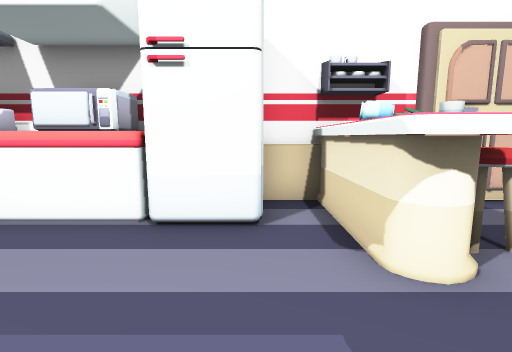
[1] (above)

17 first-person views from a walk through a Unity game level. The camera is 1.5 m above the floor, tilts 8° down and sees 85° across. The floor is counted in squares, 1 m on a side. Each view is taken from the middle of a square. On the plan, view 1 faces up. The plan holds only what a view shows up to about 14 squares ahead; the rest is blank. Some animated figures are not drawn.

[2]
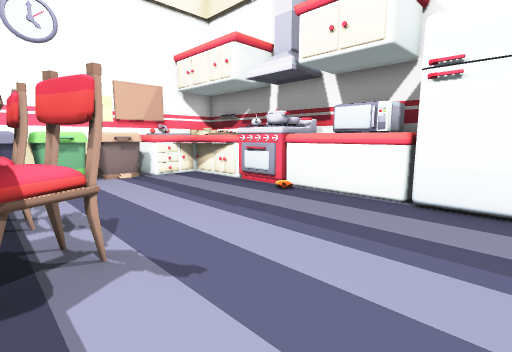

[3]
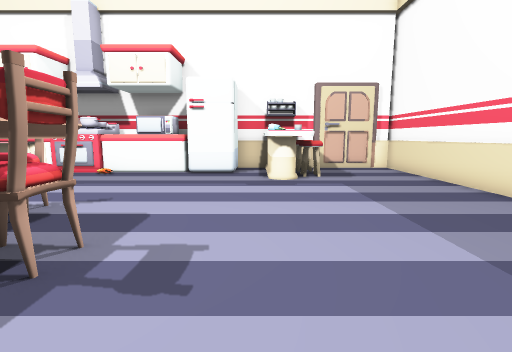

[4]
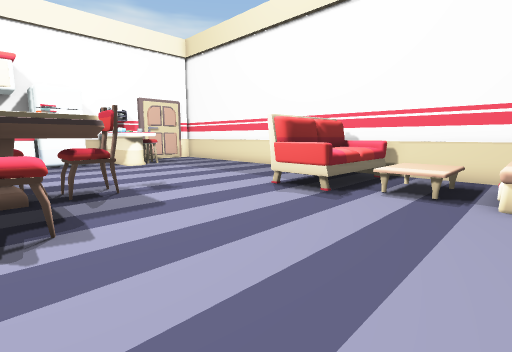

[5]
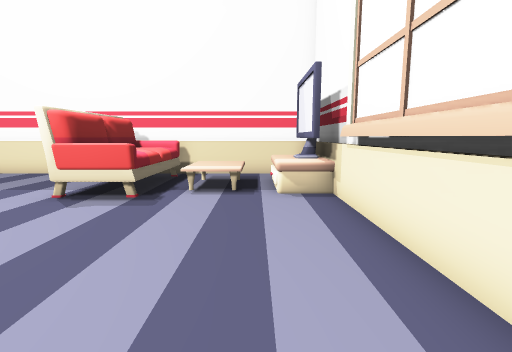

[6]
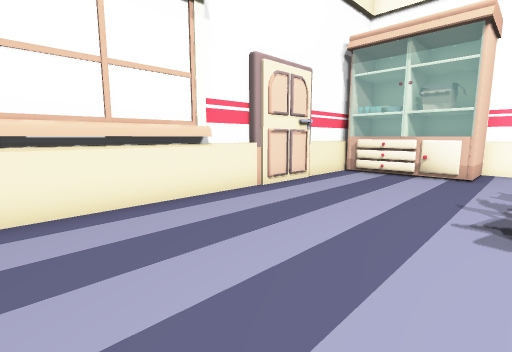

[7]
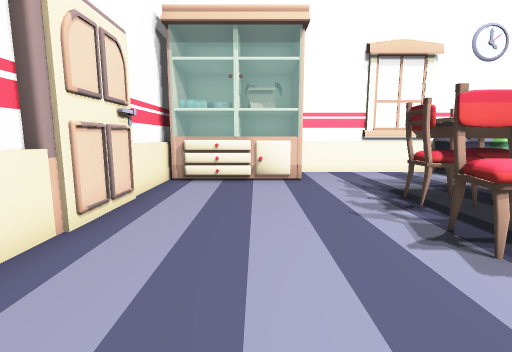

[8]
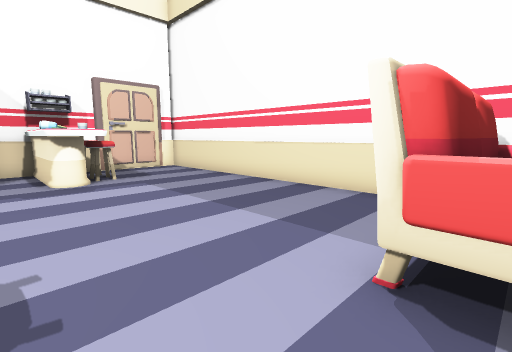

[9]
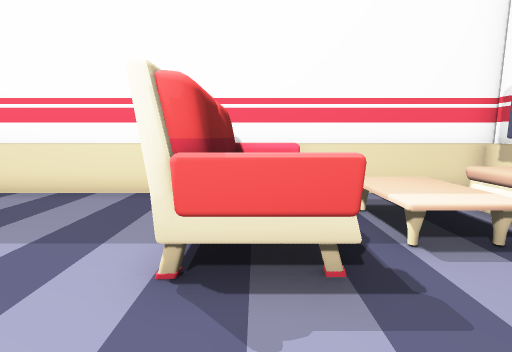

[10]
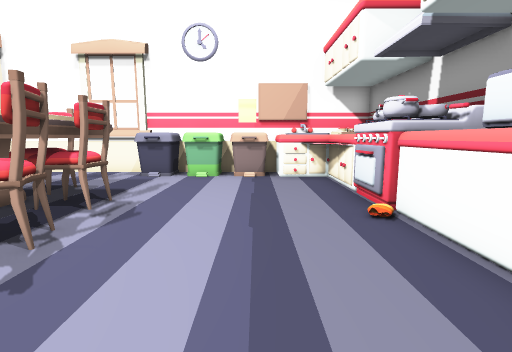

[11]
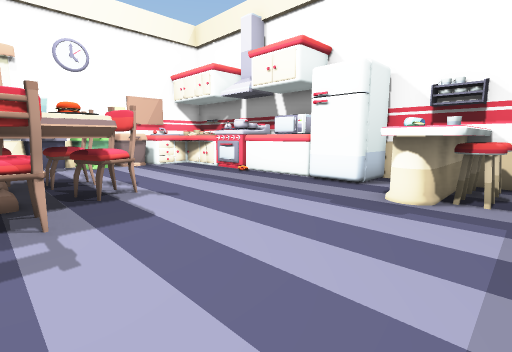

[12]
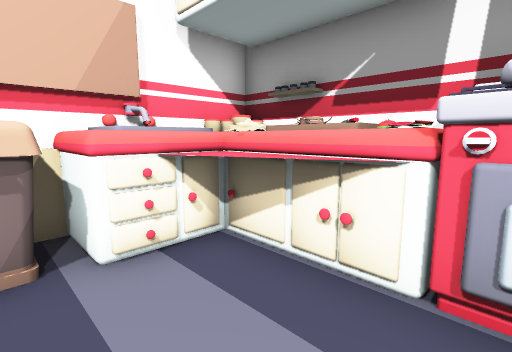

[13]
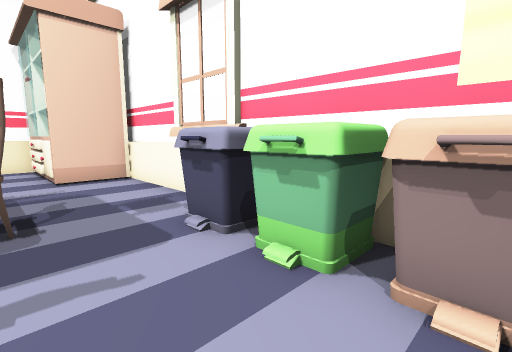

[14]
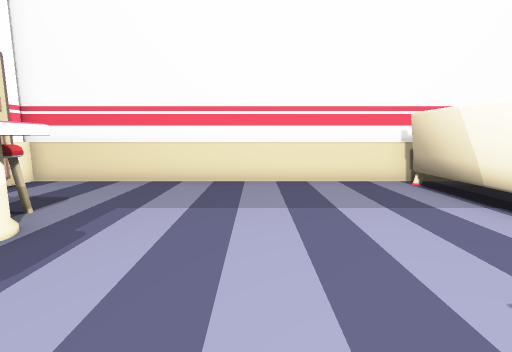

[15]
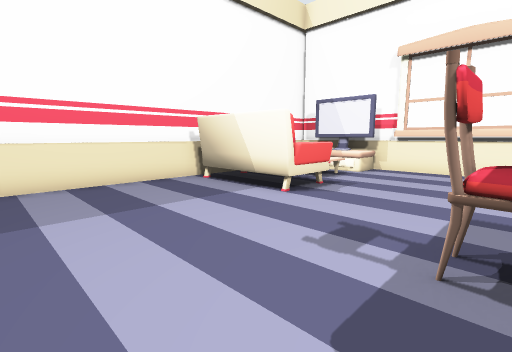

[16]
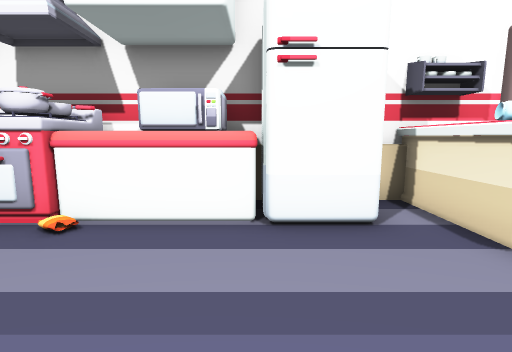

[17]
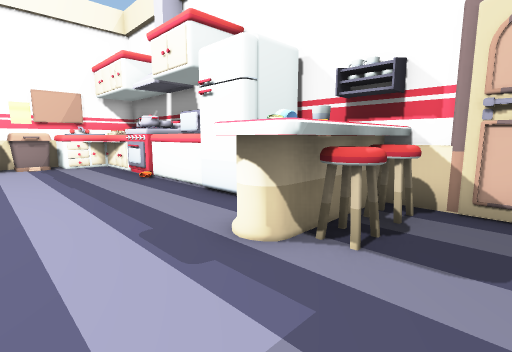

### Floor plan
Key: @ floor where view 1 was taken; # wall or solid block; . floor; ^ raised ledge; C chair; S sofa; O other object.
Columns run from 12 left of view 1 to 8 right of it. Each row starts with its distance up from view 1.
  7    ##################
  6  ####OO####OO.##....#
  5  #OOOOO####OO.##....#
  4 ##^^..........##....#
  3 ##............##....#
  2 #OO.................#
  1 #O..................#
  0 #OO.........@.......#
 -1 #O....C.C...........#
 -2 #OO.^^C^^^#.........#
 -3 #...C^^  O#.........#
 -4 #...C^^ ^^CC........#
 -5 #...^^^   ^.........#
 -6 #....#C#C##....SSSSS#
 -7 #.......CC.....SSSSS#
 -8 #..............SSSSS#
 -9 #OO.............^^^.#
-10 #OO.............^^^.#
-11 #OO.................#
-12 #OO............^^^^.#
-13 ################^####
-14                     #

Where each view was taken, in squares from view 1:
view 1: 0 up, 0 right, facing up
view 2: 2 down, 0 right, facing up-left
view 3: 7 down, 1 right, facing up
view 4: 12 down, 4 left, facing up-right
view 5: 11 down, 4 left, facing right
view 6: 7 down, 2 right, facing down-left
view 7: 10 down, 0 right, facing left
view 8: 7 down, 0 right, facing up-right
view 9: 7 down, 0 right, facing right
view 10: 2 up, 0 right, facing left
view 11: 4 down, 4 right, facing up-left
view 12: 2 up, 7 left, facing up-left
view 13: 2 up, 8 left, facing down-left
view 14: 1 down, 2 left, facing right
view 15: 0 up, 2 left, facing down-right
view 16: 0 up, 2 left, facing up
view 17: 0 up, 5 right, facing up-left
